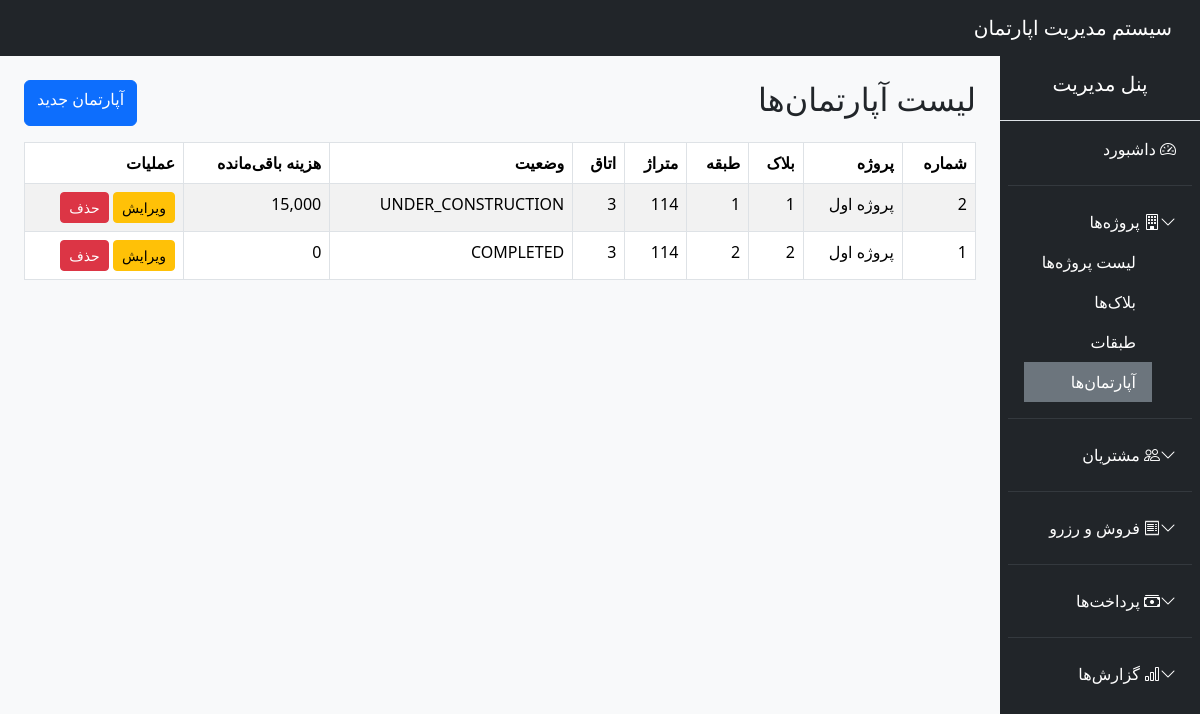
The app's page /public/?route=apartments (signed in) with its own data.
### tables this page shows
CREATE TABLE `apartments` (
  `id` int(11) NOT NULL,
  `floor_id` int(11) NOT NULL,
  `apartment_number` varchar(50) NOT NULL,
  `area` float DEFAULT NULL,
  `rooms` int(11) DEFAULT NULL,
  `status` enum('COMPLETED','UNDER_CONSTRUCTION','NOT_STARTED') NOT NULL,
  `base_price` decimal(15,2) DEFAULT NULL,
  `estimated_total_cost` decimal(15,2) DEFAULT NULL,
  `spent_cost` decimal(15,2) DEFAULT 0.00,
  `created_at` timestamp NOT NULL DEFAULT current_timestamp()
);

CREATE TABLE `projects` (
  `id` int(11) NOT NULL,
  `name` varchar(100) NOT NULL,
  `location` varchar(255) DEFAULT NULL,
  `description` text DEFAULT NULL,
  `created_at` timestamp NOT NULL DEFAULT current_timestamp(),
  `status` enum('ACTIVE','INACTIVE','COMPLETED') NOT NULL DEFAULT 'ACTIVE'
);

CREATE TABLE `blocks` (
  `id` int(11) NOT NULL,
  `project_id` int(11) NOT NULL,
  `name` varchar(50) NOT NULL,
  `floors_count` int(11) NOT NULL
);

CREATE TABLE `floors` (
  `id` int(11) NOT NULL,
  `block_id` int(11) NOT NULL,
  `floor_number` int(11) NOT NULL
);

### app/core/Controller.php (called while the page is built, shortened)
<?php
class Controller {
    protected function view($view, $data = []) {
        extract($data);
        require "../app/views/$view.php";
    }
    protected function model($model) {
        return new $model;
    }
}

### app/controllers/ApartmentController.php (called while the page is built, shortened)
<?php
class ApartmentController extends Controller
{
    public function index()
    {
        $apartmentModel = $this->model("Apartment");
        $apartments = $apartmentModel->all();
        $this->view("apartments/index", compact('apartments', 'floors', 'page_title'));
    }
}

### public/index.php (called while the page is built, shortened)
<?php
require_once "../app/core/Database.php";
require_once "../app/core/Controller.php";
require_once "../app/core/Model.php";
require_once "../routes/web.php";

### config/config.php (called while the page is built)
<?php
return [
    'db' => [
        'host' => 'localhost',
        'dbname' => 'apartment_system',
        'user' => 'root',
        'pass' => ''
    ]
];

### app/core/Database.php (called while the page is built, shortened)
<?php
class Database {
    private static $instance = null;
    private function __construct() {
        $config = require __DIR__ . '/../../config/config.php';
        $dsn = "mysql:host={$config['db']['host']};dbname={$config['db']['dbname']};charset=utf8mb4";
        try {
            $this->pdo = new PDO($dsn, $config['db']['user'], $config['db']['pass']);
        } catch (PDOException $e) {
            die("DB Connection Failed: " . $e->getMessage());
        }
    }
    public static function connect() {
        if (self::$instance === null) {
            self::$instance = new Database();
        }
        return self::$instance->pdo;
    }
}

### app/core/Model.php (called while the page is built, shortened)
<?php
class Model {
    public function __construct() {
        $this->db = Database::connect();
    }
}

### app/models/Apartment.php (called while the page is built, shortened)
<?php
class Apartment extends Model
{
    public function all()
    {
        $sql = "SELECT a.*,
                       f.floor_number,
                       b.name AS block_name,
                       p.name AS project_name
                FROM apartments a
                JOIN floors f ON a.floor_id = f.id
                JOIN blocks b ON f.block_id = b.id
                JOIN projects p ON b.project_id = p.id
                ORDER BY a.id DESC";
        return $this->db->query($sql)->fetchAll(PDO::FETCH_ASSOC);
    }
}

### app/views/apartments/index.php (the view)
<?php require "../app/views/layouts/header.php"; ?>
<?php require "../app/views/layouts/sidebar.php"; ?>
<div class="d-flex justify-content-between mb-3">
    <h2>لیست آپارتمان‌ها</h2>
    <a href="/apartment_system/public/?route=apartments_create" class="btn btn-primary">آپارتمان جدید</a>
</div>
<table class="table table-bordered table-striped">
    <thead>
        <tr>
            <th>شماره</th>
            <th>پروژه</th>
            <th>بلاک</th>
            <th>طبقه</th>
            <th>متراژ</th>
            <th>اتاق</th>
            <th>وضعیت</th>
            <th>هزینه باقی‌مانده</th>
            <th>عملیات</th>
        </tr>
    </thead>
    <tbody>
    <?php foreach ($apartments as $ap): ?>
        <tr>
            <td><?= $ap['apartment_number'] ?></td>
            <td><?= $ap['project_name'] ?></td>
            <td><?= $ap['block_name'] ?></td>
            <td><?= $ap['floor_number'] ?></td>
            <td><?= $ap['area'] ?></td>
            <td><?= $ap['rooms'] ?></td>
            <td><?= $ap['status'] ?></td>
            <td>
                <?= number_format($ap['estimated_total_cost'] - $ap['spent_cost']) ?>
            </td>
            <td>
                <a href="/apartment_system/public/?route=apartments_edit&id=<?= $ap['id'] ?>" class="btn btn-warning btn-sm">ویرایش</a>
                <a href="/apartment_system/public/?route=apartments_delete&id=<?= $ap['id'] ?>" class="btn btn-danger btn-sm" onclick="return confirm('حذف شود؟')">حذف</a>
            </td>
        </tr>
    <?php endforeach; ?>
    </tbody>
</table>
<?php require "../app/views/layouts/footer.php"; ?>

### records on screen
apartments: apartment_number "2", projects.name "پروژه اول", blocks.name "1", floor.floor_number "1", area "114", rooms "3", status "UNDER_CONSTRUCTION", $ap['estimated_total_cost'] - $ap['spent_cost'] "15,000"
apartments: apartment_number "1", projects.name "پروژه اول", blocks.name "2", floor.floor_number "2", area "114", rooms "3", status "COMPLETED", $ap['estimated_total_cost'] - $ap['spent_cost'] "0"
